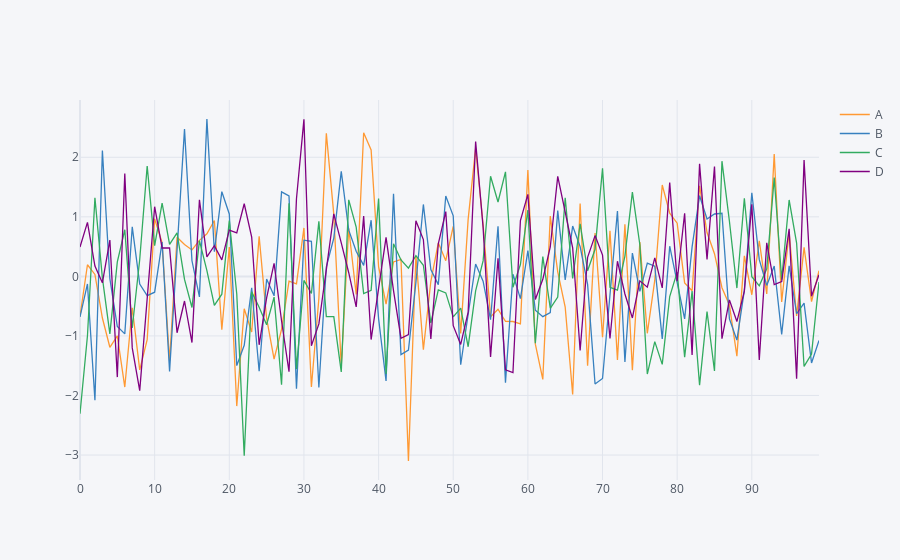

Here is the notebook cell this chart was saved with:
### Code cell
df.iplot()
#has been converted to plotly interactive image
#u also have tools
